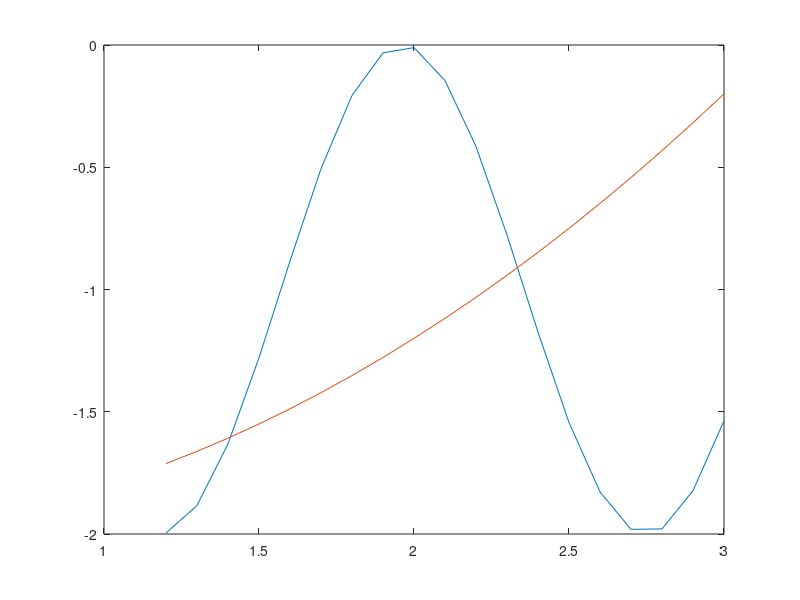

MATLAB code for this plot:

clc,clear all, clf
disp('FName LName and my UH ID is 0000000')

% Task 1: Define an anonymous function aa = sin(4t))-1
disp('Complete Task 1 by putting the appropriate')
disp('Matlab Commands below')
aa=@(t) sin(4*t)-1;

% Task 2:  Define an anonymous function bb= 0.2*t.^2 -2
disp('Complete Task 2 by putting the appropriate')
disp('Matlab Commands below')
bb=@(t) 0.2*t.^2 -2;

% Task 3:  Evaluate aa for t between 1.2 and 3.0
% store the result in cc
disp('Complete Task 3 by putting the appropriate')
disp('Matlab Commands below')
tt=[1.2:0.1:3.0];
cc=aa(tt);

% Task 4:  Evaluate bb for t between 3 and 7
% store the result in dd
disp('Complete Task 4 by putting the appropriate')
disp('Matlab Commands below')
dd=bb(tt);

% Task 5: Plot on the same graph aa and bb from the results
% obtained from Task 3 and Task 4
disp('Complete Task 5 by putting the appropriate')
disp('Matlab Commands below')
figure(72)
plot(tt,cc)
hold on
plot(tt,dd)

disp('pause')
pause

% Task 6:  Where do aa and bb intersect based on the plot
% obtained in T5 ??
disp('Complete Task 6 by putting the appropriate')
disp('Matlab Commands below')

% create new anonymous function x_aa_bb
x_aa_bb=@(t) aa(t)-bb(t);
% evaluate x_aa_bb over the interval defined by tt
eval_aa_bb=x_aa_bb(tt);

root1=fzero(x_aa_bb,1.4)
root2=fzero(x_aa_bb,2.4)
  